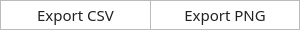
<?xml version="1.0" encoding="UTF-8"?>
<ui version="4.0">
 <class>Form</class>
 <widget class="QWidget" name="Form">
  <property name="geometry">
   <rect>
    <x>0</x>
    <y>0</y>
    <width>300</width>
    <height>30</height>
   </rect>
  </property>
  <property name="sizePolicy">
   <sizepolicy hsizetype="Fixed" vsizetype="Fixed">
    <horstretch>0</horstretch>
    <verstretch>0</verstretch>
   </sizepolicy>
  </property>
  <property name="windowTitle">
   <string>Form</string>
  </property>
  <property name="styleSheet">
   <string notr="true">#Form {
    background:  transparent;
}

QWidget {
	font-family: Droid Sans;
	font-size: 15px;
    color: #212121;
}

QTableWidget::item {
	font-family: Open Sans;
	font-size: 15px;
}
</string>
  </property>
  <layout class="QGridLayout" name="gridLayout_2">
   <property name="leftMargin">
    <number>0</number>
   </property>
   <property name="topMargin">
    <number>0</number>
   </property>
   <property name="rightMargin">
    <number>0</number>
   </property>
   <property name="bottomMargin">
    <number>0</number>
   </property>
   <property name="spacing">
    <number>0</number>
   </property>
   <item row="0" column="0">
    <widget class="QFrame" name="frameContent">
     <property name="sizePolicy">
      <sizepolicy hsizetype="Preferred" vsizetype="Preferred">
       <horstretch>0</horstretch>
       <verstretch>0</verstretch>
      </sizepolicy>
     </property>
     <property name="minimumSize">
      <size>
       <width>0</width>
       <height>0</height>
      </size>
     </property>
     <property name="styleSheet">
      <string notr="true">#frameContent {
	background: white;
}</string>
     </property>
     <property name="frameShape">
      <enum>QFrame::NoFrame</enum>
     </property>
     <property name="frameShadow">
      <enum>QFrame::Raised</enum>
     </property>
     <layout class="QGridLayout" name="gridLayout">
      <property name="leftMargin">
       <number>0</number>
      </property>
      <property name="topMargin">
       <number>0</number>
      </property>
      <property name="rightMargin">
       <number>0</number>
      </property>
      <property name="bottomMargin">
       <number>0</number>
      </property>
      <property name="spacing">
       <number>0</number>
      </property>
      <item row="0" column="1">
       <widget class="QPushButton" name="pushButtonExportPng">
        <property name="sizePolicy">
         <sizepolicy hsizetype="Preferred" vsizetype="Preferred">
          <horstretch>0</horstretch>
          <verstretch>0</verstretch>
         </sizepolicy>
        </property>
        <property name="minimumSize">
         <size>
          <width>150</width>
          <height>30</height>
         </size>
        </property>
        <property name="maximumSize">
         <size>
          <width>150</width>
          <height>30</height>
         </size>
        </property>
        <property name="styleSheet">
         <string notr="true">QPushButton {	
	background-color: white;	
	border: none; 
	color: #212121;
	border-bottom: 1px solid #BABBBD;
	border-left: 1px solid #BABBBD;
	border-right: 1px solid #BABBBD;
	border-top: 1px solid #BABBBD;
}

QPushButton:hover {
	background-color: #dfe2ec;
	border-style: solid;
	color: black;
}

QPushButton:pressed {
	background-color: #bec5da;
	border-style: solid;
	color: black;
}

QPushButton:disabled {
	background-color: #aaaaaa;
	border: 1px solid #aaaaaa;
}</string>
        </property>
        <property name="text">
         <string>Export PNG</string>
        </property>
       </widget>
      </item>
      <item row="0" column="0">
       <widget class="QPushButton" name="pushButtonExportCsv">
        <property name="sizePolicy">
         <sizepolicy hsizetype="Preferred" vsizetype="Preferred">
          <horstretch>0</horstretch>
          <verstretch>0</verstretch>
         </sizepolicy>
        </property>
        <property name="minimumSize">
         <size>
          <width>150</width>
          <height>30</height>
         </size>
        </property>
        <property name="maximumSize">
         <size>
          <width>150</width>
          <height>30</height>
         </size>
        </property>
        <property name="styleSheet">
         <string notr="true">QPushButton {	
	background-color: white;	
	border: none; 
	color: #212121;
	border-bottom: 1px solid #BABBBD;
	border-left: 1px solid #BABBBD;
	border-top: 1px solid #BABBBD;
}

QPushButton:hover {
	background-color: #dfe2ec;
	border-style: solid;
	color: black;
}

QPushButton:pressed {
	background-color: #bec5da;
	border-style: solid;
	color: black;
}

QPushButton:disabled {
	background-color: #aaaaaa;
	border: 1px solid #aaaaaa;
}</string>
        </property>
        <property name="text">
         <string>Export CSV</string>
        </property>
       </widget>
      </item>
     </layout>
    </widget>
   </item>
  </layout>
 </widget>
 <resources>
  <include location="../q_resources.qrc"/>
 </resources>
 <connections/>
</ui>
